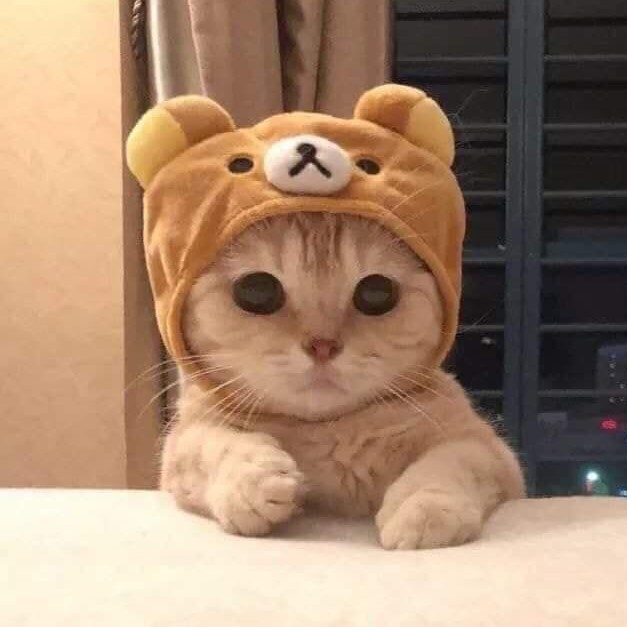
#> input picture opencv/cat.jpg, 627 x 627 px
$ python opencv_masking.py
#> lines starting #> are read from the running program, lines starting #| are printed output that depends on the picture; after the words box and inside, x2 and y2 are one past the last pixel; in counts of white or black regions, pixels touching at a corner belong together
import numpy as np
import argparse
import cv2

parser = argparse.ArgumentParser()
parser.add_argument("-i", "--image", type=str, default="cat.jpg", help="path to input image")
args = vars(parser.parse_args())

image = cv2.imread(args["image"])
#> image is the input picture: shape (627, 627, 3); mean B, G, R 109.9, 133.5, 163.4
cv2.imshow("Original", image)

mask = np.zeros(image.shape[:2], dtype="uint8")
cv2.rectangle(mask, (120, 80), (475, 425), 255, -1)
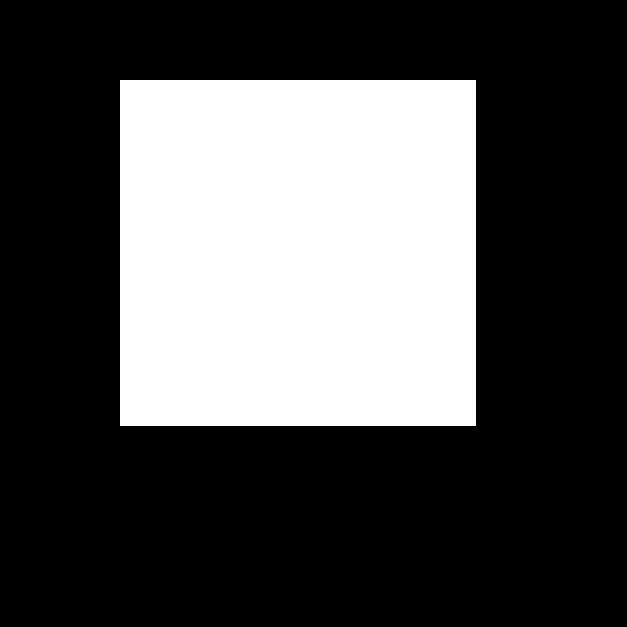
#> mask: shape (627, 627); 31.3% white; 1 white region, box (x1, y1, x2, y2) and area: (120, 80, 476, 426) 123176
cv2.imshow("Mask", mask)

masked = cv2.bitwise_and(image, image, mask=mask)
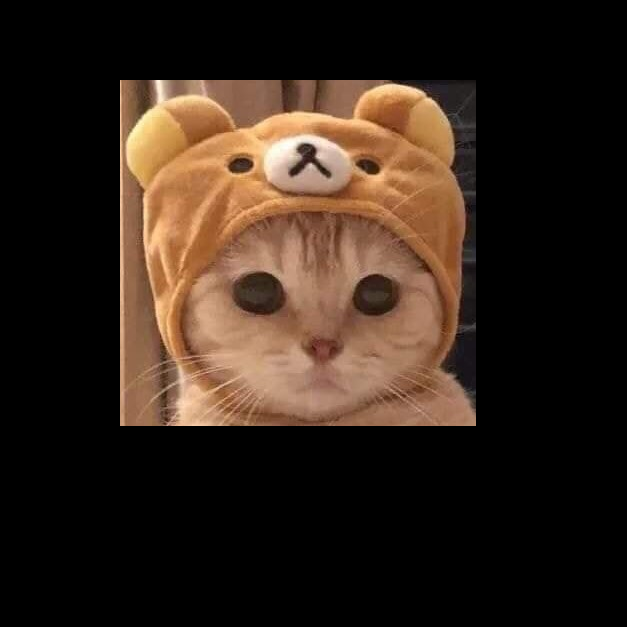
#> masked: shape (627, 627, 3); mean B, G, R 25.7, 35.8, 50.2
cv2.imshow("Masked", masked)

cv2.waitKey(0)

mask = np.zeros(image.shape[:2], dtype="uint8")
cv2.circle(mask, (299, 252), 179, 255, -1)
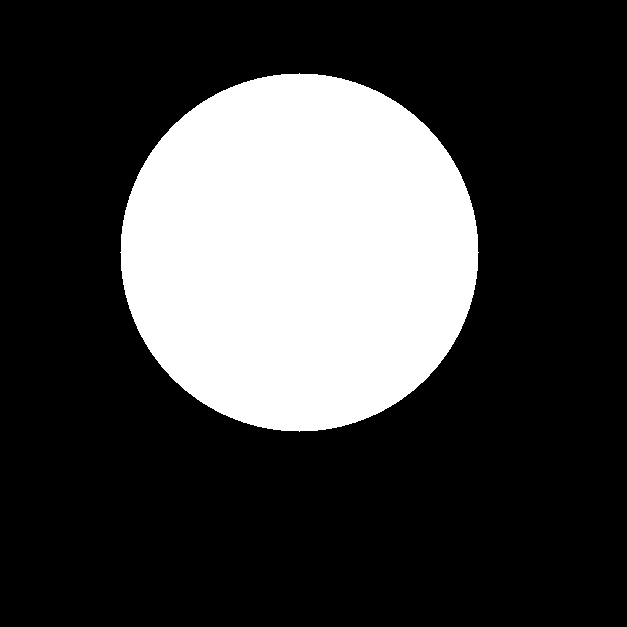
#> mask: shape (627, 627); 25.6% white; 1 white region, box (x1, y1, x2, y2) and area: (120, 73, 479, 432) 100621
cv2.imshow("Mask", mask)

masked = cv2.bitwise_and(image, image, mask=mask)
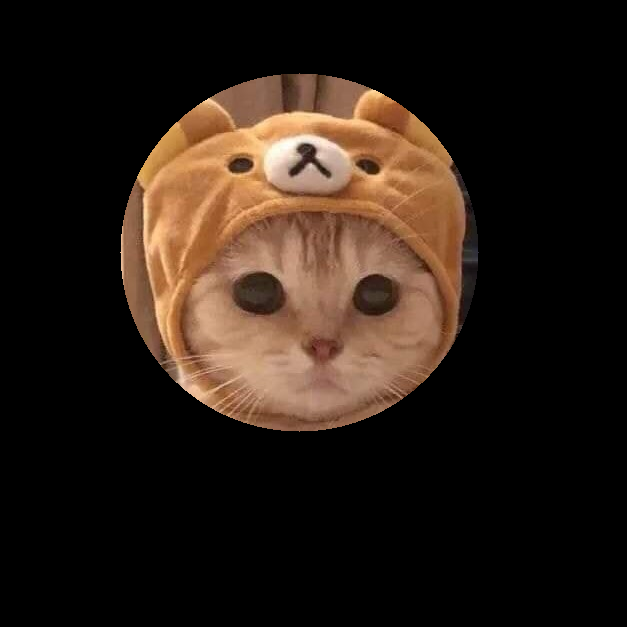
#> masked: shape (627, 627, 3); mean B, G, R 20.8, 29.4, 41.8
cv2.imshow("Masked", masked)

cv2.waitKey(0)
